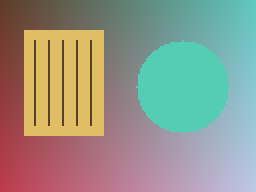
#> input picture images/sample.png, 128 x 96 px (shown 2 times larger)
$ python EdgeDetectionComparison.py   (older library calls are emulated)
#> lines starting #> are read from the running program, lines starting #| are printed output that depends on the picture; after the words box and inside, x2 and y2 are one past the last pixel; in counts of white or black regions, pixels touching at a corner belong together
import cv2
import numpy as np
import matplotlib.pyplot as plt
from pathlib import Path

Img_path = str(Path(__file__).resolve().parents[1] / 'images' / 'sample.png')
img = cv2.imread(Img_path)
#> img is the input picture: shape (96, 128, 3); mean B, G, R 136.8, 149.8, 148.3
if img is None:
    raise SystemExit('Image not found! Check Img_path.')

gray = cv2.cvtColor(img, cv2.COLOR_BGR2GRAY)
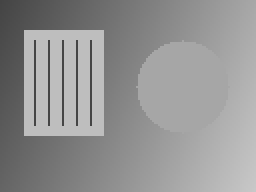
#> gray: shape (96, 128) (shown 2 times larger); min 68, max 200, mean 147.8
sx = cv2.Sobel(gray, cv2.CV_32F, 1, 0, ksize=3)
sy = cv2.Sobel(gray, cv2.CV_32F, 0, 1, ksize=3)
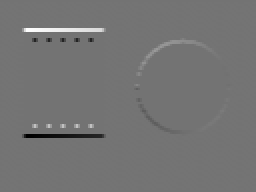
#> sy: shape (96, 128) float32 (shown 2 times larger); min -353, max 429, mean 2.7; drawn with min black and max white
sobel_values = cv2.magnitude(sx, sy)
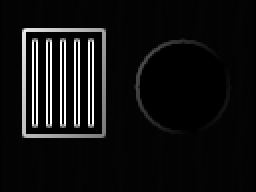
#> sobel_values: shape (96, 128) float32 (shown 2 times larger); min 0, max 484, mean 33.4; drawn with min black and max white
sobel = cv2.normalize(sobel_values, None, 0, 255, cv2.NORM_MINMAX).astype(np.uint8)
kx = np.array([[-1, 0, 1], [-1, 0, 1], [-1, 0, 1]], dtype=np.float32)
px = cv2.filter2D(gray, cv2.CV_32F, kx)
py = cv2.filter2D(gray, cv2.CV_32F, kx.T)
prewitt = cv2.normalize(cv2.magnitude(px, py), None, 0, 255, cv2.NORM_MINMAX).astype(np.uint8)
rx = cv2.filter2D(gray, cv2.CV_32F, np.array([[1, 0], [0, -1]], np.float32))
ry = cv2.filter2D(gray, cv2.CV_32F, np.array([[0, 1], [-1, 0]], np.float32))
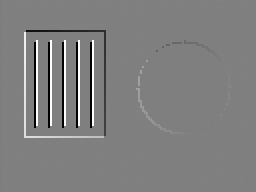
#> ry: shape (96, 128) float32 (shown 2 times larger); min -121, max 121, mean 0.4; drawn with min black and max white
roberts = cv2.normalize(cv2.magnitude(rx, ry), None, 0, 255, cv2.NORM_MINMAX).astype(np.uint8)
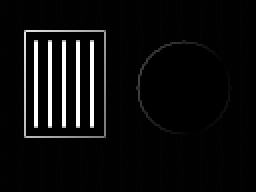
#> roberts: shape (96, 128) (shown 2 times larger); min 0, max 255, mean 13.1
canny = cv2.Canny(cv2.GaussianBlur(gray, (5, 5), 0), 100, 200)
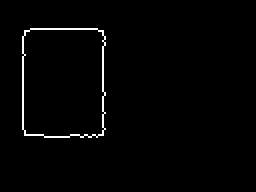
#> canny: shape (96, 128) (shown 2 times larger); 1.5% white in thin lines or dots, all inside (x1, y1, x2, y2) = (11, 14, 53, 69)
result = sobel

# Display
plt.figure(figsize=(15, 8))

plt.subplot(2, 3, 1)
plt.imshow(cv2.cvtColor(img, cv2.COLOR_BGR2RGB))
plt.title('Original')
plt.axis("off")

plt.subplot(2, 3, 2)
plt.imshow(sobel, cmap="gray", vmin=0, vmax=255)
plt.title('Sobel')
plt.axis("off")

plt.subplot(2, 3, 3)
plt.imshow(prewitt, cmap="gray", vmin=0, vmax=255)
plt.title('Prewitt')
plt.axis("off")

plt.subplot(2, 3, 4)
plt.imshow(roberts, cmap="gray", vmin=0, vmax=255)
plt.title('Roberts')
plt.axis("off")

plt.subplot(2, 3, 5)
plt.imshow(canny, cmap="gray", vmin=0, vmax=255)
plt.title('Canny')
plt.axis("off")

plt.tight_layout()

plt.show()
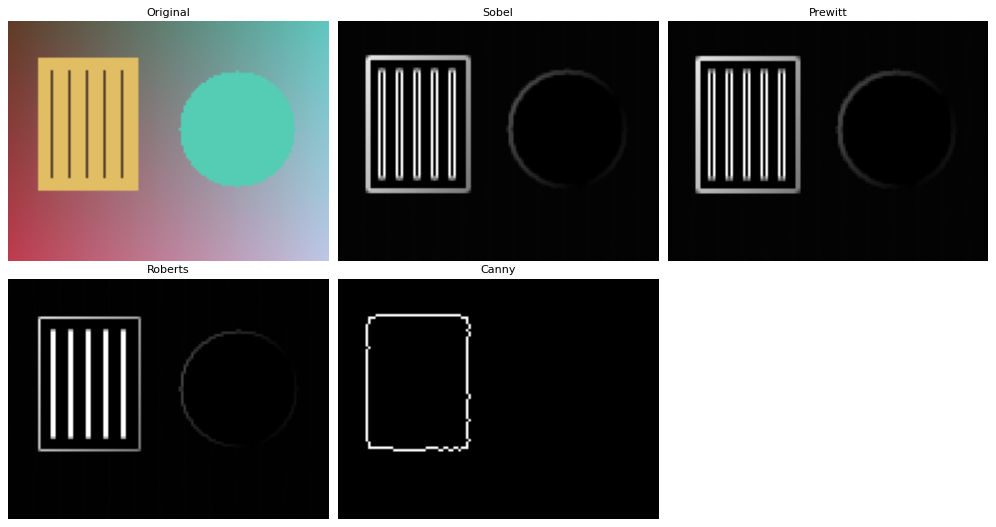
#> figure drawn by matplotlib, 5 panels
